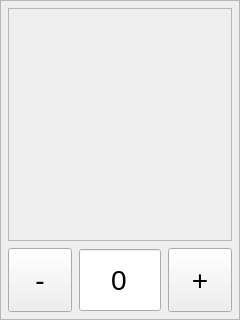
<?xml version="1.0" encoding="UTF-8"?>
<ui version="4.0">
 <class>Form</class>
 <widget class="QWidget" name="Form">
  <property name="geometry">
   <rect>
    <x>0</x>
    <y>0</y>
    <width>240</width>
    <height>320</height>
   </rect>
  </property>
  <property name="maximumSize">
   <size>
    <width>240</width>
    <height>320</height>
   </size>
  </property>
  <property name="windowTitle">
   <string>Form</string>
  </property>
  <layout class="QVBoxLayout" name="verticalLayout_2" stretch="0">
   <property name="spacing">
    <number>0</number>
   </property>
   <property name="leftMargin">
    <number>0</number>
   </property>
   <property name="topMargin">
    <number>0</number>
   </property>
   <property name="rightMargin">
    <number>0</number>
   </property>
   <property name="bottomMargin">
    <number>0</number>
   </property>
   <item>
    <widget class="QFrame" name="frame">
     <property name="frameShape">
      <enum>QFrame::StyledPanel</enum>
     </property>
     <property name="frameShadow">
      <enum>QFrame::Raised</enum>
     </property>
     <layout class="QVBoxLayout" name="verticalLayout">
      <property name="spacing">
       <number>7</number>
      </property>
      <property name="leftMargin">
       <number>7</number>
      </property>
      <property name="topMargin">
       <number>7</number>
      </property>
      <property name="rightMargin">
       <number>7</number>
      </property>
      <property name="bottomMargin">
       <number>7</number>
      </property>
      <item>
       <widget class="QLabel" name="label_image">
        <property name="sizePolicy">
         <sizepolicy hsizetype="Preferred" vsizetype="Expanding">
          <horstretch>0</horstretch>
          <verstretch>0</verstretch>
         </sizepolicy>
        </property>
        <property name="frameShape">
         <enum>QFrame::StyledPanel</enum>
        </property>
        <property name="text">
         <string notr="true"/>
        </property>
        <property name="pixmap">
         <pixmap>C:/Users/charl/Documents/PYTHON/Image manipulation/GUI/NZ6_4204.jpg</pixmap>
        </property>
        <property name="scaledContents">
         <bool>false</bool>
        </property>
        <property name="alignment">
         <set>Qt::AlignCenter</set>
        </property>
       </widget>
      </item>
      <item>
       <layout class="QHBoxLayout" name="horizontalLayout">
        <item>
         <widget class="QPushButton" name="button_remove">
          <property name="minimumSize">
           <size>
            <width>64</width>
            <height>64</height>
           </size>
          </property>
          <property name="maximumSize">
           <size>
            <width>64</width>
            <height>64</height>
           </size>
          </property>
          <property name="font">
           <font>
            <pointsize>21</pointsize>
           </font>
          </property>
          <property name="text">
           <string>-</string>
          </property>
         </widget>
        </item>
        <item>
         <widget class="QSpinBox" name="spinBox">
          <property name="minimumSize">
           <size>
            <width>0</width>
            <height>64</height>
           </size>
          </property>
          <property name="font">
           <font>
            <pointsize>21</pointsize>
           </font>
          </property>
          <property name="alignment">
           <set>Qt::AlignCenter</set>
          </property>
          <property name="buttonSymbols">
           <enum>QAbstractSpinBox::NoButtons</enum>
          </property>
          <property name="maximum">
           <number>1000</number>
          </property>
         </widget>
        </item>
        <item>
         <widget class="QPushButton" name="button_add">
          <property name="minimumSize">
           <size>
            <width>64</width>
            <height>64</height>
           </size>
          </property>
          <property name="maximumSize">
           <size>
            <width>64</width>
            <height>64</height>
           </size>
          </property>
          <property name="font">
           <font>
            <pointsize>21</pointsize>
           </font>
          </property>
          <property name="text">
           <string>+</string>
          </property>
         </widget>
        </item>
       </layout>
      </item>
     </layout>
    </widget>
   </item>
  </layout>
 </widget>
 <resources/>
 <connections/>
</ui>
